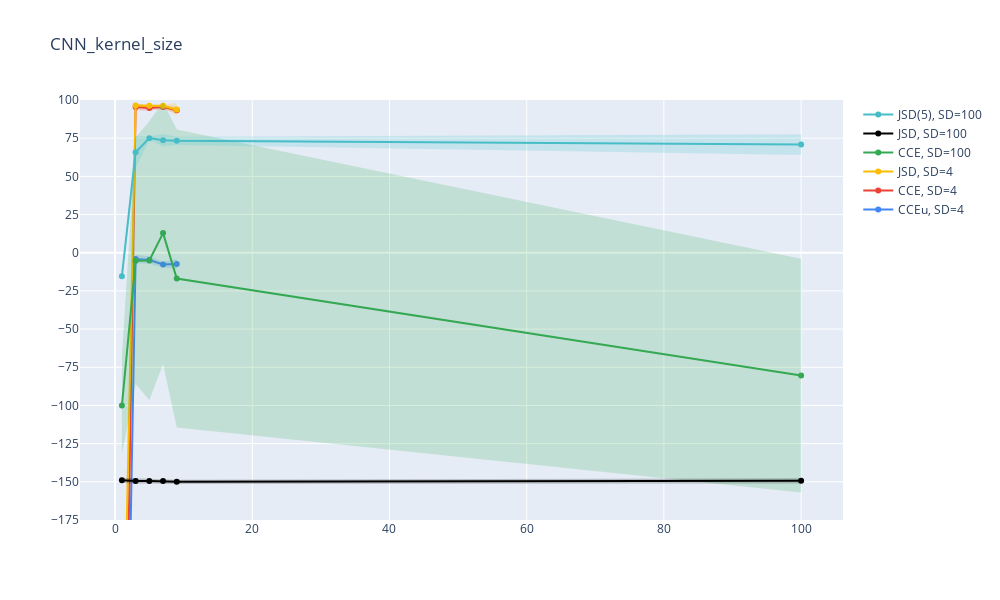

The notebook cell this image was saved under:
### Code cell
plot_vals(4)
plt.savefig("pictures/results_fig_4.svg")

### Figure 1 — Plotly figure (JSON) as saved in the notebook; plotly's stock layout.template omitted (floating-point values rounded to 4 significant figures)
{"data": [{"marker": {"color": "#4285F4"}, "mode": "lines+markers", "name": "CCEu, SD=4", "type": "scatter", "x": [1, 3, 5, 7, 9], "y": [-483.6, -4.072, -4.727, -7.69, -7.391]}, {"line": {"width": 0}, "marker": {"color": "#4285F4"}, "mode": "lines", "name": "Upper bound", "showlegend": false, "type": "scatter", "x": [1, 3, 5, 7, 9], "y": [-477.6, -1.292, -2.265, -5.942, -4.045]}, {"fill": "tonexty", "fillcolor": "rgba(66, 133, 244, 0.2)", "line": {"width": 0}, "marker": {"color": "#4285F4"}, "mode": "lines", "name": "Lower bound", "showlegend": false, "type": "scatter", "x": [1, 3, 5, 7, 9], "y": [-489.7, -6.853, -7.188, -9.439, -10.74]}, {"marker": {"color": "#EA4335"}, "mode": "lines+markers", "name": "CCE, SD=4", "type": "scatter", "x": [1, 3, 5, 7, 9], "y": [-448.7, 95.47, 94.81, 95.42, 93.35]}, {"line": {"width": 0}, "marker": {"color": "#EA4335"}, "mode": "lines", "name": "Upper bound", "showlegend": false, "type": "scatter", "x": [1, 3, 5, 7, 9], "y": [-433.5, 97.76, 96.59, 96.78, 95.57]}, {"fill": "tonexty", "fillcolor": "rgba(234, 67, 53, 0.2)", "line": {"width": 0}, "marker": {"color": "#EA4335"}, "mode": "lines", "name": "Lower bound", "showlegend": false, "type": "scatter", "x": [1, 3, 5, 7, 9], "y": [-463.9, 93.19, 93.03, 94.06, 91.13]}, {"marker": {"color": "#FBBC04"}, "mode": "lines+markers", "name": "JSD, SD=4", "type": "scatter", "x": [1, 3, 5, 7, 9], "y": [-328.1, 96.37, 96.29, 96.23, 93.78]}, {"line": {"width": 0}, "marker": {"color": "#FBBC04"}, "mode": "lines", "name": "Upper bound", "showlegend": false, "type": "scatter", "x": [1, 3, 5, 7, 9], "y": [-307.1, 97.05, 97.06, 96.99, 97.98]}, {"fill": "tonexty", "fillcolor": "rgba(251, 188, 4, 0.2)", "line": {"width": 0}, "marker": {"color": "#FBBC04"}, "mode": "lines", "name": "Lower bound", "showlegend": false, "type": "scatter", "x": [1, 3, 5, 7, 9], "y": [-349.1, 95.68, 95.53, 95.48, 89.58]}, {"marker": {"color": "#34A853"}, "mode": "lines+markers", "name": "CCE, SD=100", "type": "scatter", "x": [1, 3, 5, 7, 9, 100], "y": [-100.0, -5.235, -5.114, 12.84, -16.89, -80.45]}, {"line": {"width": 0}, "marker": {"color": "#34A853"}, "mode": "lines", "name": "Upper bound", "showlegend": false, "type": "scatter", "x": [1, 3, 5, 7, 9, 100], "y": [-68.24, 75.52, 86.12, 98.47, 80.62, -3.957]}, {"fill": "tonexty", "fillcolor": "rgba(52, 168, 83, 0.2)", "line": {"width": 0}, "marker": {"color": "#34A853"}, "mode": "lines", "name": "Lower bound", "showlegend": false, "type": "scatter", "x": [1, 3, 5, 7, 9, 100], "y": [-131.8, -85.99, -96.35, -72.78, -114.4, -156.9]}, {"marker": {"color": "#000000"}, "mode": "lines+markers", "name": "JSD, SD=100", "type": "scatter", "x": [1, 3, 5, 7, 9, 100], "y": [-149.0, -149.5, -149.5, -149.5, -150.0, -149.3]}, {"line": {"width": 0}, "marker": {"color": "#000000"}, "mode": "lines", "name": "Upper bound", "showlegend": false, "type": "scatter", "x": [1, 3, 5, 7, 9, 100], "y": [-147.3, -147.7, -147.8, -148.0, -148.7, -147.6]}, {"fill": "tonexty", "fillcolor": "rgba(0, 0, 0, 0.2)", "line": {"width": 0}, "marker": {"color": "#000000"}, "mode": "lines", "name": "Lower bound", "showlegend": false, "type": "scatter", "x": [1, 3, 5, 7, 9, 100], "y": [-150.6, -151.3, -151.1, -151.1, -151.4, -151.0]}, {"marker": {"color": "#46BDC6"}, "mode": "lines+markers", "name": "JSD(5), SD=100", "type": "scatter", "x": [1, 3, 5, 7, 9, 100], "y": [-15.39, 65.79, 75.04, 73.63, 73.28, 70.84]}, {"line": {"width": 0}, "marker": {"color": "#46BDC6"}, "mode": "lines", "name": "Upper bound", "showlegend": false, "type": "scatter", "x": [1, 3, 5, 7, 9, 100], "y": [-13.61, 76.31, 76.08, 77.69, 75.99, 77.64]}, {"fill": "tonexty", "fillcolor": "rgba(70, 189, 198, 0.2)", "line": {"width": 0}, "marker": {"color": "#46BDC6"}, "mode": "lines", "name": "Lower bound", "showlegend": false, "type": "scatter", "x": [1, 3, 5, 7, 9, 100], "y": [-17.18, 55.28, 73.99, 69.57, 70.57, 64.04]}], "layout": {"height": 600, "title": {"text": "CNN_kernel_size"}, "width": 1000, "yaxis": {"dtick": 25, "range": [-175, 100], "tick0": 0}}}
